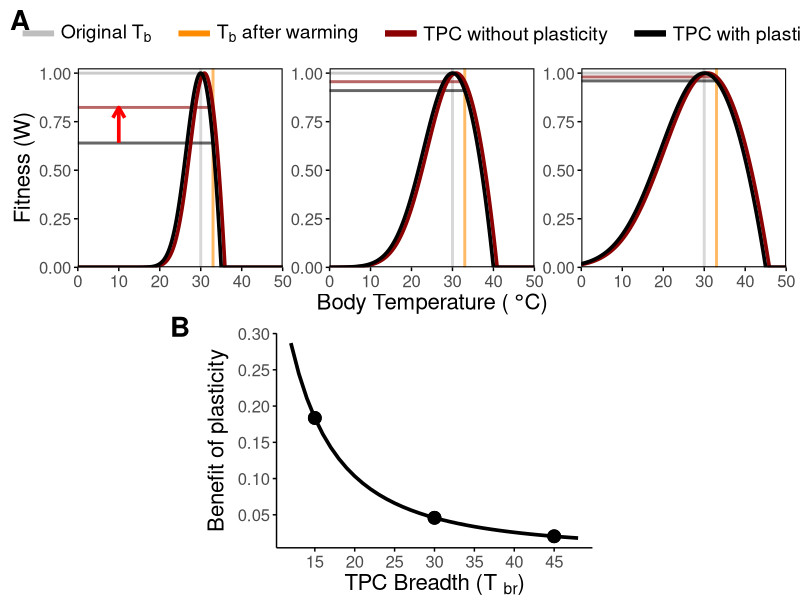
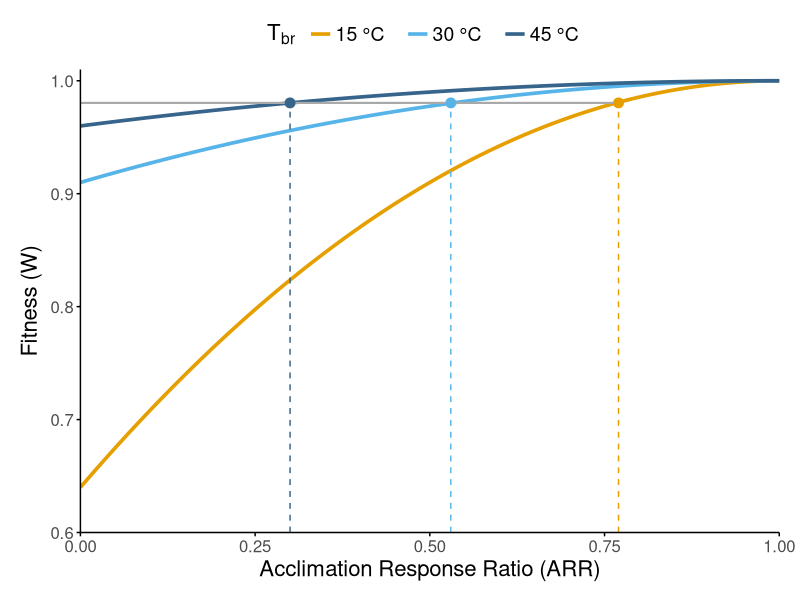
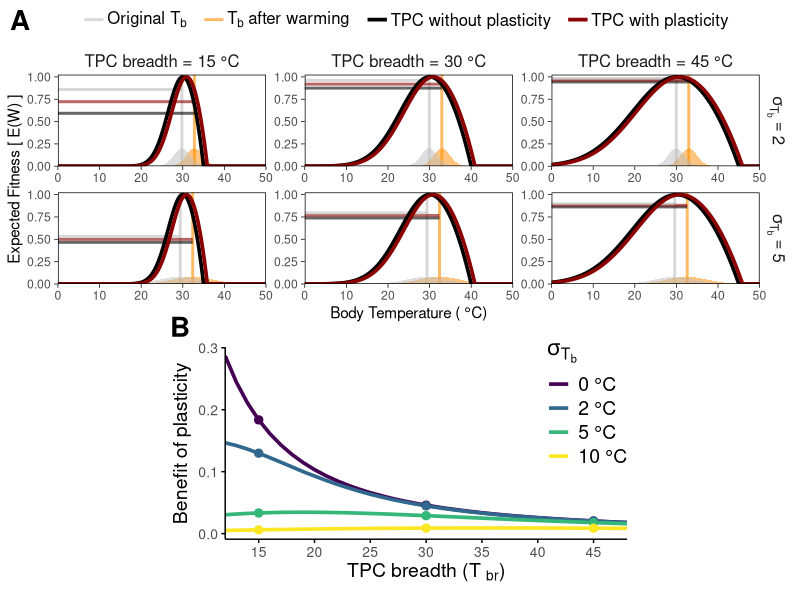
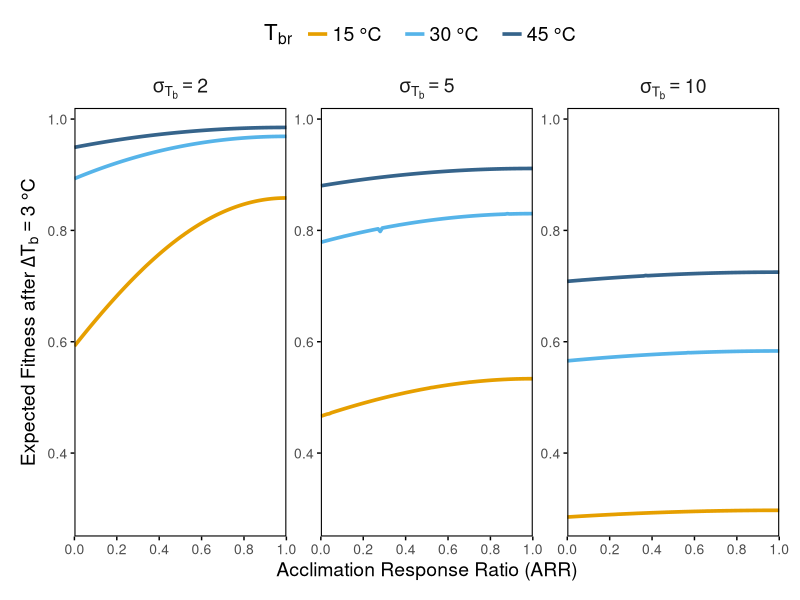
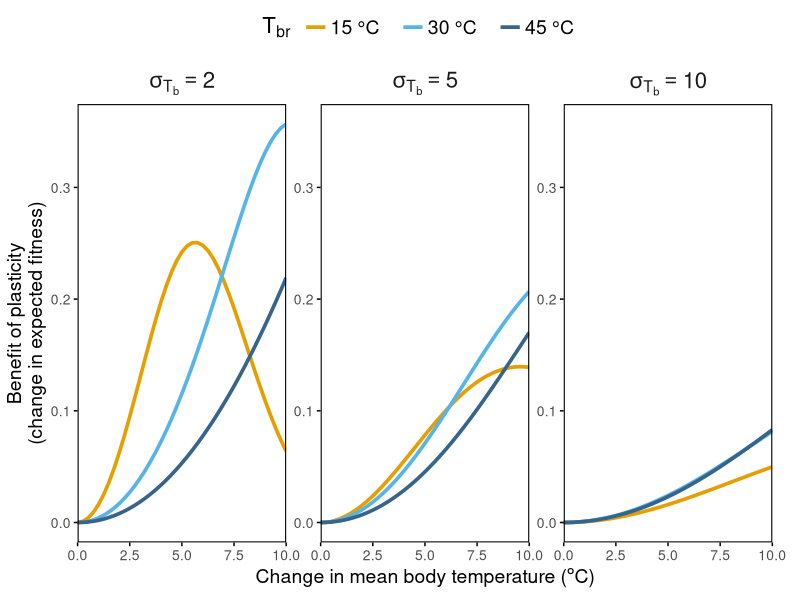
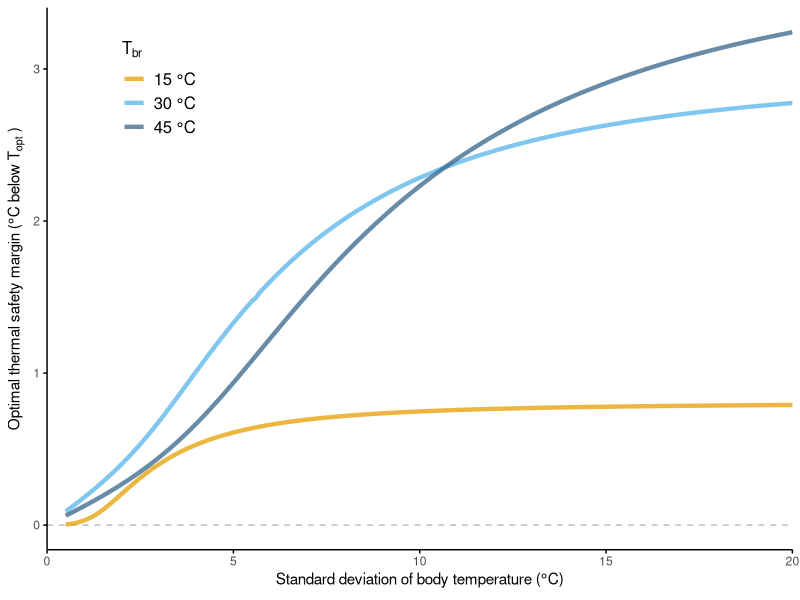

Generate these figures, in order, with R:
## ---- chunk 1

# load packages
library(tidyverse)
library(ggpubr)
library(viridis)
## ---- chunk 2
#| fig-width: 9
#| fig-height: 7
#| fig-cap: |
#|  Phenotypic plasticity can provide greater net fitness benefits for narrow than for broad thermal performance curves (TPCs). Panel A shows three organisms with TPCs that vary in their constitutive thermal breadth (T<sub>br</sub>): narrow (T<sub>br</sub> = 15 °C), left panel, intermediate (T<sub>br</sub> = 30 °C, middle panel), and wide (T<sub>br</sub> = 45 °C, right panel). The organisms have evolved to maximize fitness (W = 1) at the constant body temperature they experience, which in this case we set arbitrarily to 30 °C (T<sub>opt</sub>, gray vertical line). Following a 3 °C increase in body temperature (orange vertical line), absolute fitness declines across all organisms in the absence of plasticity (projected onto the y-axis via the gray vs. black horizontal lines), with the narrowest TPC experiencing the most severe decline in fitness. If all three organisms shift their TPC in response to warming through phenotypic plasticity by the same amount (here assuming an Acclimation Response Ratio or ARR of 0.30), the net fitness benefit conferred by plasticity (the vertical distance between the red and black horizontal lines, indicated by the red arrow on the top left panel) is highest for the organism with the narrowest TPC and lowest in the organism with the widest TPC. Panel B shows how the benefit of plasticity declines exponentially with increasing TPC breadth, with the three dots indicating the three TPC breadths shown in panel A.

# define TPC function
tpc <- function(temps, topt, ctmin, ctmax) {

  # initialize performance vector and define psig
  perf <- rep(NA, length(temps))
  psig <- -((ctmin - topt) / 4)

  # calculate performance
  for (i in seq_along(temps)){
    if (temps[i] < topt) {
      perf[i] <- exp(-((temps[i] - topt) / (2 * psig))^2)
    } else {
      perf[i] <- 1 - ((temps[i] - topt) / (topt - ctmax))^2
    }
  }

  # correct for negative values and return
  ifelse(perf < 0, 0, perf)

}

# define general parameters for tpcs
temps <- seq(0, 50, by = 0.1) # temperature range
delta_temp <- 3 # change in temperature
arr <- 0.3 # acclimation response ratio (ARR) for plasticity

# define TPC parameters: breadth, ctmin, ctmax
params <- tibble(
  breadth = seq(12, 48, by = 1)
) |>
  mutate(
    ctmin = 30 - (breadth * (2 / 3)),
    ctmax = 30 + (breadth * (1 / 3))
  )

# generate TPCs with and without plasticity
tpc_df <- expand_grid(
  params, plasticity = c("TPC without plasticity", "TPC with plasticity")
) |>
  rowwise() |>
  mutate(
    topt_shift = ifelse(
      plasticity == "TPC with plasticity", arr * delta_temp, 0
    ),
    performance = list(tpc(
      temps = temps,
      topt = 30 + topt_shift,
      ctmin = ctmin + topt_shift,
      ctmax = ctmax + topt_shift
    ))
  ) |>
  unnest(performance) |>
  mutate(temp = rep(temps, n() / length(temps))) |>
  select(temp, performance, breadth, plasticity) |>
  rename(tpc_breadth = breadth)

# prepare segments data frame for plotting
segments_df <- tpc_df |>
  filter(temp == (30 + delta_temp)) |>
  mutate(
    x = 0,
    xend = 30 + delta_temp,
    y = performance,
    yend = performance
  ) |>
  select(x, xend, y, yend, tpc_breadth, plasticity)

# benefit of plasticity arrows df
benefits_df <- segments_df |>
  group_by(tpc_breadth) |>
  mutate(benefit = diff(y)) |>
  ungroup()

# plot panel A
panel_a <- ggplot(
  tpc_df |> filter(tpc_breadth %in% c(15, 30, 45)),
  aes(x = temp, y = performance, color = plasticity)
) +
  annotate(
    geom = "segment",
    x = 0, xend = 30, y = 1, yend = 1,
    color = "darkgray", alpha = 0.6, linewidth = 1
  ) +
  geom_vline(
    data = tibble(
      x = c(30, 30 + delta_temp),
      plasticity = rep(c("Original Tb", "Tb after warming"))
    ),
    aes(xintercept = x, color = plasticity),
    alpha = 0.6, key_glyph = "path", linewidth = 1
  ) +
  geom_segment(
    data = segments_df |> filter(tpc_breadth %in% c(15, 30, 45)),
    aes(x = x, xend = xend, y = y, yend = yend, color = plasticity),
    alpha = 0.6, linewidth = 1
  ) +
  geom_segment(
    data = benefits_df |>
      filter(tpc_breadth %in% c(15)) |>
      filter(plasticity == "TPC without plasticity"),
    aes(
      x = 10, xend = 10,
      y = y + 0.001, yend = y + benefit - 0.001
    ),
    arrow = arrow(length = unit(0.3, "cm")),
    color = "red",
    linewidth = 1.25
  ) +
  geom_line(linewidth = 1.25) +
  scale_color_manual(
    values = c(
      "TPC without plasticity" = "black",
      "TPC with plasticity" = "darkred",
      "Original Tb" = "gray",
      "Tb after warming" = "darkorange"
    ),
    labels = c(
      expression("Original T"[b]),
      expression("T"[b]*" after warming"),
      "TPC without plasticity",
      "TPC with plasticity"
    ),
    guide = guide_legend(
      override.aes = list(
        linewidth = c(2, 2, 2, 2),
        alpha = c(1, 1, 1, 1)
      )
    )
  ) +
  scale_x_continuous(expand = c(0, 0)) +
  scale_y_continuous(expand = c(0, 0), limits = c(0, 1.025)) +
  theme_minimal() +
  theme(
    legend.position = "top",
    legend.title = element_blank(),
    legend.text = element_text(size = 14, margin = margin(r = 10, l = 2)),
    legend.key.width = unit(1, "cm"),
    legend.spacing.x = unit(2, "cm"),
    axis.text = element_text(size = 12),
    axis.title = element_text(size = 16),
    strip.text = element_blank(),
    panel.grid = element_blank(),
    axis.ticks = element_line(linewidth = 0.5),
    panel.border = element_rect(fill = NA, color = "black", linewidth = 0.75),
    plot.margin = margin(l = 10, r = 10, b = 10, t = 10)
  ) +
  labs(
    x = expression("Body Temperature ( " * degree * "C)"),
    y = "Fitness (W)",
  ) +
  facet_wrap(~tpc_breadth, nrow = 1, labeller = label_both, axes = "all")

# plot panel B
panel_b <- benefits_df |>
  ggplot(aes(x = tpc_breadth, y = benefit)) +
  geom_line(linewidth = 1.25, color = "black") +
  geom_point(
    data = benefits_df |>
      filter(tpc_breadth %in% c(15, 30, 45)),
    aes(x = tpc_breadth, y = benefit),
    size = 4
  ) +
  theme_minimal() +
  theme(
    axis.text = element_text(size = 12),
    axis.title = element_text(size = 16),
    panel.grid = element_blank(),
    axis.ticks = element_line(linewidth = 0.5),
    axis.line = element_line(linewidth = 0.5),
    plot.margin = margin(l = 150, r = 150),
    plot.border = element_rect(color = NA, fill = NA)
  ) +
  scale_x_continuous(breaks = seq(15, 45, by = 5)) +
  scale_y_continuous(breaks = seq(0, 0.3, by = 0.05)) +
  labs(
    x = expression("TPC Breadth (T "[br] * ")"),
    y = expression("Benefit of plasticity")
  )

# combine panels A and B
ggarrange(
  panel_a, panel_b,
  ncol = 1, nrow = 2,
  heights = c(1.25, 1),
  labels = c("A", "B"),
  font.label = list(size = 20, face = "bold"),
  label.x = c(0, 0.2),
  label.y = c(1, 1.1)
)

## ---- chunk 3
#| fig-width: 4.5
#| fig-height: 4
#| out-width: "75%"
#| fig-cap: |
#|  Organisms with narrow thermal performance curves (TPCs) must exhibit greater plasticity to match the fitness of organisms with broad TPCs after warming. Results here are from the scenario described in @fig-tpc-breadth, in which taxa with different TPC breadths experience a 3 °C increase in body temperature (T<sub>b</sub>). The organisms with the narrow (15 °C) and intermediate (30 °C) TPC would need to exhibit Acclimation Response Ratios (ARRs) of 0.77 and 0.53, respectively (yellow and light blue lines) to maintain the same level of fitness as the organism with the wide TPC (45 °C) exhibiting an ARR of 0.30 (dark blue lines).

# define sequence of ARRs to test
arrs <- seq(0, 1, by = 0.01)
original_temp <- 30
delta_temp <- 3

# TPC baseline params for the three focal breadths
tpc_params <- tibble(
  tpc_breadth = c("w_15", "w_30", "w_45"),
  ctmin = c(20, 5, -5),
  ctmax = c(35, 40, 45)
)

arr_df <- expand_grid(tpc_params, arr = arrs) |>
  rowwise() |>
  mutate(
    fitness = tpc(
      temps = original_temp + delta_temp,
      topt  = original_temp + arr * delta_temp,
      ctmin = ctmin + arr * delta_temp,
      ctmax = ctmax + arr * delta_temp
    )
  ) |>
  ungroup() |>
  select(arr, tpc_breadth, fitness)

# fitness of the broad TPC at ARR = 0.3
fitness_wide <- arr_df |>
  filter(tpc_breadth == "w_45", arr == 0.3) |>
  pull(fitness)

# fint ARRs the other TPCs need to match fitness
arr_to_match_df <- arr_df |>
  group_by(tpc_breadth) |>
  mutate(
    arr_to_match_wide = arr[which.min(abs(fitness - fitness_wide))]
  ) |>
  slice(1) |>
  ungroup()

# plot figure 2
ggplot(arr_df, aes(x = arr, y = fitness, color = tpc_breadth)) +
  geom_line(linewidth = 1.25) +
  annotate(
    geom = "segment",
    x = 0,
    xend = max(arr_to_match_df$arr_to_match_wide),
    y = fitness_wide,
    yend = fitness_wide,
    color = "darkgray",
    linewidth = 0.75
  ) +
  geom_segment(
    data = arr_to_match_df,
    aes(
      x = arr_to_match_wide,
      xend = arr_to_match_wide,
      y = -Inf, yend = fitness_wide,
      color = tpc_breadth
    ),
    linetype = 2
  ) +
  geom_point(
    data = arr_to_match_df,
    aes(
      x = arr_to_match_wide,
      y = fitness_wide,
      color = tpc_breadth
    ),
    size = 3,
    show.legend = FALSE
  ) +
  scale_x_continuous(expand = c(0, 0), limits = c(0, 1)) +
  scale_y_continuous(expand = c(0, 0), limits = c(0.6, 1.01)) +
  scale_color_manual(
    values = c("#E69F00", "#56B4E9", "#36648B"),
    labels = c("15 °C", "30 °C", "45 °C"),
    name = expression("T"[br]*" ")
  ) +
  theme_minimal() +
  theme(
    axis.text = element_text(size = 12),
    axis.title = element_text(size = 16),
    legend.text = element_text(size = 14,  margin = margin(r = 10, l = 2)),
    legend.title = element_text(size = 16, face = "bold"),
    legend.position = "top",
    panel.grid = element_blank(),
    axis.ticks = element_line(linewidth = 0.5),
    axis.line = element_line(linewidth = 0.5),
    plot.margin = margin(l = 15, r = 15, t = 10, b = 10)
  ) +
  labs(
    x = expression("Acclimation Response Ratio (ARR)"),
    y = expression("Fitness (W)")
  )
## ---- chunk 4
#| fig-width: 8
#| fig-height: 8
#| fig-cap: |
#|  Examples of the effect of constitutive thermal breadth and within-season body temperature variation on the benefits of plasticity. (A) Thermal performance curve (TPC) breadth and within-season variation in the distribution of body temperatures, represented by the standard deviation ($\sigma_{T_b}$), interact to determine plasticity benefits. Note that under variable within-season body temperatures, initial fitness (gray horizontal lines) is not 1 due to Jensen’s inequality (see text). After a 3 °C increase in mean body temperature (gray vs orange vertical lines and areas), the organisms shift their TPCs with an acclimation response ratio (ARR) of 0.30. The expected fitness benefit of plasticity (difference between the red and black horizontal lines) is greatest for the narrowest TPC, but for all TPCs, it decreases when body temperatures are more variable. (B) The expected benefit of plasticity as a function of both TPC breadth and within-season body temperature variation, with $\sigma_{T_b}$ set to 0 as in @fig-tpc-breadth, as well as 2, 5, or 10 °C. Dots in this panel indicate TPCs with T<sub>br</sub> = 15, 30, and 45 °C, as shown in panel A.

# define expected fitness function
exp_w <- function(topt, ctmin, ctmax, mean_tb, sd_tb) {
  if (sd_tb < 0) stop("sd_tb cannot be negative")
  if (sd_tb == 0) {
    tpc(mean_tb, topt, ctmin, ctmax)
  } else {
    integrate(
      \(t) tpc(t, topt, ctmin, ctmax) * dnorm(t, mean = mean_tb, sd = sd_tb),
      lower = -30, upper = 60
    )$value
  }
}

# define OTSM function
otsm <- function(ctmin, topt, ctmax, sd_tb) {
  if (sd_tb == 0) 0 else {
    topt - optimize(
      \(mean_tb) exp_w(ctmin = ctmin, topt = topt, ctmax = ctmax, # nolint
                       sd_tb = sd_tb, mean_tb = mean_tb),
      lower = ctmin, upper = ctmax, maximum = TRUE
    )$maximum
  }
}

# define parameters
topt <- 30
arr <- 0.3
delta_temp <- 3
tb_var <- c(0, 2, 5, 10)
tpc_widths <- seq(12, 48, by = 1)
plasticity <- c(0, 1)

# data frame of TPC parameters
tpc_params <- tibble(
  tpc_width = tpc_widths
) |>
  mutate(
    ctmin = topt - (tpc_width * (2 / 3)),
    ctmax = topt + (tpc_width * (1 / 3))
  )

# data frame of expected fitness 
exp_w_df <- expand_grid(tpc_params, plasticity = plasticity, tb_var = tb_var) |>
  arrange(tpc_width, plasticity, tb_var) |>
  rowwise() |>
  mutate(
    mean_tb = topt - otsm(
      ctmin = ctmin, topt = topt, ctmax = ctmax, sd_tb = tb_var
    ),
    plastic_shift = ifelse(plasticity == 1, arr * delta_temp, 0),
    initial_ew = exp_w(
      topt = topt,
      ctmin = ctmin,
      ctmax = ctmax,
      mean_tb = mean_tb,
      sd_tb = tb_var
    ),
    final_ew = exp_w(
      topt    = topt + plastic_shift,
      ctmin   = ctmin + plastic_shift,
      ctmax   = ctmax + plastic_shift,
      mean_tb = mean_tb + delta_temp,
      sd_tb   = tb_var
    )
  ) |>
  ungroup() |>
  select(-plastic_shift)

# data frame with TPCs of varying depths and plasticity levels
tpc_var_df <- expand_grid(
  tpc_params |> filter(tpc_width %in% c(15, 30, 45)),
  temps = temps,
  plasticity = plasticity
) |>
  arrange(tpc_width, plasticity) |>
  rowwise() |>
  mutate(
    plastic_shift = ifelse(plasticity == 1, arr * delta_temp, 0),
    performance = tpc(
      temps = temps,
      topt = topt + plastic_shift,
      ctmin = ctmin + plastic_shift,
      ctmax = ctmax + plastic_shift
    )
  ) |>
  ungroup() |>
  select(-plastic_shift)

# data frame of Tb distributions at different variability levels
tb_dist_df <- expand_grid(
  tpc_params |> filter(tpc_width %in% c(15, 30, 45)),
  temps = temps,
  tb_var = tb_var
) |>
  arrange(tb_var) |>
  rowwise() |>
  mutate(
    mean_tb = topt - otsm(
      ctmin = ctmin, topt = topt, ctmax = ctmax, sd_tb = tb_var
    ),
    probability = dnorm(temps, mean = mean_tb + delta_temp, sd = tb_var)
  ) |>
  ungroup()


# fitness change from plasticity across breadths and variability levels
fitness_change_df <- exp_w_df |>
  group_by(tpc_width, tb_var) |>
  summarize(
    fitness_change = final_ew[plasticity == 1] - final_ew[plasticity == 0],
    .groups = "drop"
  )

# plot figure 3 panel A
panel_a <- ggplot() +
  geom_vline(
    data = exp_w_df |>
      filter(tb_var %in% c(2, 5)) |>
      filter(tpc_width %in% c(15, 30, 45)) |>
      select(tpc_width, tb_var, mean_tb) |>
      mutate(
        original_tb = mean_tb,
        final_tb = mean_tb + delta_temp
      ) |>
      distinct() |>
      select(-mean_tb) |>
      pivot_longer(
        cols = c(original_tb, final_tb),
        names_to = "tb_var_type",
        values_to = "mean_tb"
      ),
    aes(xintercept = mean_tb, color = tb_var_type),
    alpha = 0.6, key_glyph = "path", linewidth = 1
  ) +
  geom_area(
    data = tb_dist_df |>
      filter(tb_var %in% c(2, 5)) |>
      filter(tpc_width %in% c(15, 30, 45)) |>
      mutate(
        final_tb = temps,
        original_tb = temps - delta_temp
      ) |>
      pivot_longer(
        cols = c(original_tb, final_tb),
        names_to = "tb_var_type",
        values_to = "tb"
      ) |>
      select(tb_var, tpc_width, tb_var_type, tb, probability),
    aes(x = tb, y = probability, fill = tb_var_type, group = tb_var_type),
    position = "identity",
    alpha = 0.5,
    show.legend = FALSE
  ) +
  geom_segment(
    data = exp_w_df |>
      filter(tb_var %in% c(2, 5)) |>
      filter(tpc_width %in% c(15, 30, 45)),
    aes(
      x = -Inf, xend = mean_tb + delta_temp,
      y = final_ew, yend = final_ew,
      color = as.factor(plasticity)
    ),
    alpha = 0.6, linewidth = 1
  ) +
  geom_segment(
    data = exp_w_df |>
      filter(tb_var %in% c(2, 5)) |>
      filter(tpc_width %in% c(15, 30, 45)) |>
      filter(plasticity == 0),
    aes(
      x = -Inf, xend = mean_tb,
      y = initial_ew, yend = initial_ew
    ),
    alpha = 0.6, color = "gray", linewidth = 1
  ) +
  geom_line(
    data = tpc_var_df,
    aes(
      x = temps, y = performance,
      color = as.factor(plasticity), group = plasticity
    ),
    linewidth = 1.25
  ) +
  scale_y_continuous(expand = c(0, 0), limits = c(0, 1.025)) +
  scale_x_continuous(expand = c(0, 0), limits = c(0, 50)) +
  labs(
    x = expression("Body Temperature ( " * degree * "C)"),
    y = "Expected Fitness [ E(W) ]"
  ) +
  facet_grid(
    tb_var ~ tpc_width, axes = "all",
    labeller = labeller(
      tb_var = as_labeller(c(
        "2" = "sigma[T[b]] == 2",
        "5" = "sigma[T[b]] == 5"
      ), label_parsed),
      tpc_width = c(
        "15" = "TPC breadth = 15 °C",
        "30" = "TPC breadth = 30 °C",
        "45" = "TPC breadth = 45 °C"
      )
    )
  ) +
  scale_color_manual(
    values = c(
      "0"           = "black",
      "1"           = "darkred",
      "original_tb" = "gray",
      "final_tb"    = "darkorange"
    ),
    breaks = c("original_tb", "final_tb", "0", "1"),
    labels = expression(
      "Original T"[b],
      "T"[b] * " after warming",
      "TPC without plasticity",
      "TPC with plasticity"
    ),
    name = NULL
  ) +
  scale_fill_manual(
    values = c(
      "original_tb" = "gray",
      "final_tb"    = "darkorange"
    )
  ) +
  theme_minimal() +
  theme(
    strip.text = element_text(size = 12),
    strip.background = element_blank(),
    legend.position = "top",
    legend.title = element_blank(),
    legend.text = element_text(size = 12, margin = margin(r = 6, l = 1)),
    legend.margin = margin(l = 0.01, r = 0.01),
    legend.spacing.x = unit(0.1, "cm"),
    panel.border = element_rect(fill = NA, color = "black", linewidth = 0.5),
    axis.ticks = element_line(linewidth = 0.25),
    panel.grid = element_blank()
  ) +
  coord_cartesian(xlim = c(0, 50))

# plot panel b
panel_b <- fitness_change_df |>
  ggplot(aes(x = tpc_width, y = fitness_change, color = as.factor(tb_var))) +
  geom_line(linewidth = 1.25) +
  geom_point(
    data = fitness_change_df |>
      filter(tpc_width %in% c(15, 30, 45)),
    aes(x = tpc_width, y = fitness_change, color = as.factor(tb_var)),
    size = 2.5,
    show.legend = FALSE
  ) +
  scale_color_manual(
    values = scales::viridis_pal(option = "D")(length(unique(fitness_change_df$tb_var))), # nolint
    name = expression(sigma[T[b]]),
    labels = c("0 °C", "2 °C", "5 °C", "10 °C")
  ) +
  scale_x_continuous(breaks = seq(15, 45, by = 5), expand = c(0, 0)) +
  theme_minimal() +
  theme(
    axis.text = element_text(size = 10),
    axis.title = element_text(size = 14),
    legend.text = element_text(size = 14),
    legend.title = element_text(size = 16, face = "bold"),
    legend.position = c(0.9, 0.7),
    legend.background = element_blank(),
    panel.grid = element_blank(),
    axis.ticks = element_line(linewidth = 0.5),
    axis.line = element_line(linewidth = 0.5),
    plot.margin = margin(l = 125, r = 125, t = 10, b = 10),
  ) +
  labs(
    x = expression("TPC breadth (T "[br] * ")"),
    y = expression("Benefit of plasticity")
  )

# combine panel a and b
ggarrange(
  panel_a, panel_b,
  ncol = 1, nrow = 2,
  heights = c(5, 4),
  labels = c("A", "B"),
  font.label = list(size = 20, face = "bold"),
  label.x = c(0, 0.2),
  label.y = c(1, 1.1)
)

## ---- chunk 5
#| fig-width: 7
#| fig-height: 4.5
#| fig-cap: |
#|  Effects of constitutively expressed thermal performance (TPC) breadth (T<sub>br</sub>) and within-season temperature variation (body temperature standard deviation, $\sigma_{T_b}$) on the benefits of thermal plasticity across a range of plasticity levels (Acclimation Response Ratios, ARR). Results are based on a mean body temperature increase of 3 °C. Relatively stable within-season body temperatures ($\sigma_{T_b}$ = 2 °C, left panel) lead to greater benefits of plasticity than more variable within-season body temperatures ($\sigma_{T_b}$ = 5 or 10 °C, center and right panel, respectively) regardless of TPC breadth. In addition, when within-season body temperatures are more stable, the benefit of evolving greater plasticity (i.e., higher ARR) is larger, and especially for narrow TPCs (compare steepness of the colored lines between $\sigma_{T_b}$ values and T<sub>br</sub>).

# define parameters
arrs <- seq(0, 1, by = 0.01)
original_temp <- 30
delta_temp <- 3
tb_vars <- c(2, 5, 10)

# TPC baseline params for the three focal breadths
tpc_params <- tibble(
  tpc_breadth = c("w_15", "w_30", "w_45"),
  ctmin = c(20, 5, -5),
  ctmax = c(35, 40, 45)
)

# calculate OTSMs and fitness for each combination
arr_df <- expand_grid(tpc_params, arr = arrs, tb_var = tb_vars) |>
  rowwise() |>
  mutate(
    original_mean_tb = original_temp - otsm(
      ctmin = ctmin, topt = original_temp, ctmax = ctmax, sd_tb = tb_var
    )
  ) |>
  mutate(
    fitness = exp_w(
      topt = original_temp + arr * delta_temp,
      ctmin = ctmin + arr * delta_temp,
      ctmax = ctmax + arr * delta_temp,
      mean_tb = original_mean_tb + delta_temp,
      sd_tb = tb_var
    )
  )

arr_df |>
  ggplot(aes(x = arr, y = fitness, color = as.factor(tpc_breadth))) +
  geom_line(linewidth = 1.25) +
  facet_wrap(~tb_var, labeller = labeller(tb_var = as_labeller(c(
    "2" = "sigma[T[b]] == 2",
    "5" = "sigma[T[b]] == 5",
    "10" = "sigma[T[b]] == 10"
  ), label_parsed)),
  axes = "all") +
  scale_color_manual(
    values = c("#E69F00", "#56B4E9", "#36648B"),
    labels = c("15 °C", "30 °C", "45 °C"),
    name = expression("T"[br] *" ")
  ) +
  scale_x_continuous(
    expand = c(0, 0),
    breaks = seq(0, 1, 0.2)
  ) +
  theme_minimal() +
  theme(
    axis.text = element_text(size = 10),
    axis.title = element_text(size = 14),
    legend.text = element_text(size = 14,  margin = margin(r = 10, l = 2)),
    legend.title = element_text(size = 16, face = "bold"),
    legend.position = "top",
    panel.grid = element_blank(),
    axis.ticks = element_line(linewidth = 0.5),
    panel.border = element_rect(fill = NA, color = "black", linewidth = 0.75),
    plot.margin = margin(l = 15, r = 15, t = 10, b = 10),
    strip.text = element_text(size = 14),
  ) +
  labs(
    x = expression("Acclimation Response Ratio (ARR)"),
    y = expression("Expected Fitness after " * Delta * T[b] == 3~"°C")
  )

## ---- chunk 6
#| fig-width: 7
#| fig-height: 4.5
#| fig-cap: |
#|  The net fitness benefit of plasticity depends on a three-way interaction between constitutively expressed thermal performance curve (TPC) breadth (T<sub>br</sub>), the magnitude of temporal (i.e., seasonal) body temperature change, and within-season body temperature variation ($\sigma_{T_b}$).

tpc_params <- tibble(
  tpc_breadth = c("w_15", "w_30", "w_45"),
  ctmin = c(20, 5, -5),
  ctmax = c(35, 40, 45)
)
arr <- 0.3
delta_temps <- seq(0, 10, by = 0.25)
sd_tb <- c(2, 5, 10)
topt <- 30

# calculate fitness benefit combinations
combinations <- expand_grid(
  tpc_params, delta_temp = delta_temps, sd_tb = sd_tb 
) |>
  rowwise() |>
  mutate(
    mean_tb = topt - otsm(
      ctmin = ctmin, topt = topt, ctmax = ctmax, sd_tb = sd_tb
    ),
    fitness_no_plasticity = exp_w(
      ctmin = ctmin,
      topt = topt,
      ctmax = ctmax,
      sd_tb = sd_tb,
      mean_tb = mean_tb + delta_temp
    ),
    fitness_with_plasticity = exp_w(
      ctmin = ctmin + arr * delta_temp,
      topt = topt + arr * delta_temp,
      ctmax = ctmax + arr * delta_temp,
      sd_tb = sd_tb, 
      mean_tb = mean_tb + delta_temp
    ),
    benefit = fitness_with_plasticity - fitness_no_plasticity
  )

ggplot(
  data = combinations,
  aes(
    x = delta_temp,
    y = benefit,
    color = as.factor(tpc_breadth))
  ) +
  geom_line(linewidth = 1.25) +
  scale_color_manual(
    values = c("#E69F00", "#56B4E9", "#36648B"),
    labels = c("15 °C", "30 °C", "45 °C"),
    name = expression("T"[br] *" ")
  ) +
  scale_x_continuous(
    expand = c(0, 0), limits = c(0, 10)
  ) +
  theme_minimal() +
  theme(
    legend.position = "top",
    panel.border = element_rect(fill = NA, color = "black", linewidth = 0.75),
    axis.ticks = element_line(linewidth = 0.5),
    panel.grid = element_blank(),
    strip.text = element_text(size = 16, face = "bold"),
    legend.title = element_text(size = 16, face = "bold"),
    legend.text = element_text(size = 14, margin = margin(r = 10, l = 2)),
    axis.title = element_text(size = 14),
    axis.text = element_text(size = 10),
    plot.margin = margin(l = 5, r = 20, t = 5, b = 5)
  ) +
  labs(
    x = expression("Change in mean body temperature (" * degree * "C)"),
    y = "Benefit of plasticity\n(change in expected fitness)",
    color = expression("TPC breadth (" * degree * "C)")
  ) +
  facet_grid(~sd_tb, labeller = labeller(sd_tb = as_labeller(c(
    "2" = "sigma[T[b]] == 2",
    "5" = "sigma[T[b]] == 5",
    "10" = "sigma[T[b]] == 10"
  ), label_parsed)),
  axes = "all")
## ---- chunk 7
#| code-fold: false
#| filename: "Implementation of the TPC function in R"

tpc <- function(temps, topt, ctmin, ctmax) {

  # initialize performance vector and define psig
  perf <- rep(NA, length(temps))
  psig <- -((ctmin - topt) / 4)

  # calculate performance
  for (i in seq_along(temps)){
    if (temps[i] < topt) {
      perf[i] <- exp(-((temps[i] - topt) / (2 * psig))^2)
    } else {
      perf[i] <- 1 - ((temps[i] - topt) / (topt - ctmax))^2
    }
  }

  # correct for negative values and return
  ifelse(perf < 0, 0, perf)

}
## ---- chunk 8
#| code-fold: false
#| filename: "Implementation of the expected fitness function in R"

exp_w <- function(topt, ctmin, ctmax, mean_tb, sd_tb) {
  if (sd_tb < 0) stop("sd_tb cannot be negative")
  if (sd_tb == 0) {
    tpc(mean_tb, topt, ctmin, ctmax)
  } else {
    integrate(
      \(t) tpc(t, topt, ctmin, ctmax) * dnorm(t, mean = mean_tb, sd = sd_tb),
      lower = -30, upper = 60
    )$value
  }
}
## ---- chunk 9
#| code-fold: false
#| filename: "Function to estimate OTSMs in R"

otsm <- function(ctmin, topt, ctmax, sd_tb) {
  if (sd_tb == 0) 0 else {
    topt - optimize(
      \(mean_tb) exp_w(ctmin = ctmin, topt = topt, ctmax = ctmax,
                       sd_tb = sd_tb, mean_tb = mean_tb),
      lower = ctmin, upper = ctmax, maximum = TRUE
    )$maximum
  }
}
## ---- chunk 10
#| fig-width: 3.5
#| fig-height: 3.6
#| out-width: "75%"

tpc_params <- tibble(
  tpc_breadth = c("w_15", "w_30", "w_45"),
  ctmin = c(20, 5, -5),
  ctmax = c(35, 40, 45)
)

otsm_grid <- expand_grid(
  tpc_params, sd_tb = seq(0.5, 20, by = 0.1)
) |>
  rowwise() |>
  mutate(
    otsm = otsm(ctmin = ctmin, topt = 30, ctmax = ctmax, sd_tb = sd_tb)
  )

otsm_grid |>
  ggplot(aes(x = sd_tb, y = otsm, color = as.factor(tpc_breadth))) +
  geom_hline(yintercept = 0, linetype = "dashed", color = "gray") +
  geom_path(aes(group = tpc_breadth), linewidth = 1.5, alpha = 0.75) +
  scale_color_manual(
    values = c("#E69F00", "#56B4E9", "#36648B"),
    labels = c("15 °C", "30 °C", "45 °C"),
    name = expression(T[br] *" ")
  ) +
  scale_x_continuous(
    expand = c(0, 0), limits = c(0, 20)
  ) +
  theme_minimal() +
  theme(
    legend.position = c(0.15, 0.85),
    axis.line = element_line(linewidth = 0.5),
    axis.ticks = element_line(linewidth = 0.5),
    panel.grid = element_blank(),
    strip.text = element_text(size = 14, face = "bold"),
    legend.title = element_text(size = 12, face = "bold", hjust = 0),
    legend.text = element_text(size = 12, hjust = 0)
  ) +
  labs(
    x = expression("Standard deviation of body temperature (" * degree * "C)"),
    y = expression("Optimal thermal safety margin (" * degree * "C below T"[opt]*" )"), # nolint
    color = expression(T[br])
  )
